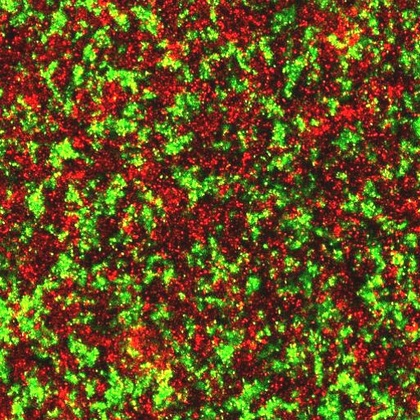
%> input picture Assignment 6/Ecoli.jpg, 420 x 420 px, shrunk from 514 x 514 before the run
$ octave --eval "result = rd(rgb2gray(imread('Ecoli.jpg')));"   (GNU Octave 9; MATLAB toolbox functions it lacks are replaced by stand-ins)
%> lines starting %> are read from the running program, lines starting %| are printed output that depends on the picture; in (x1, y1, x2, y2) boxes, pixels count from 0 and x2, y2 are one past the last pixel; in counts of white or black regions, pixels touching at a corner belong together; the program's own positions count from 1
function [ OT,c,bim ] = rd( a,t )

    a = a+1;
    c = 2;
    [mx, mi] = size(a);
    if nargin<2
        s1 = a(1:6,1:6);
        s2 = a(1:6,mi-5:mi);
        s3 = a(mx-5:mx,1:6);
        s4 = a(mx-5:mx,mi-5:mi);
        t = ceil(mean(mean([s1 s2 s3 s4])));
        gg = t;
    else
        t=t+1;
    end

    oa = a(:);
    j = find(oa<t);
    i = find(oa<t);
    n1 = (length(j));
    n2 = (length(i));
    z1 = sum(oa(j))/n1;
    z2 = sum(oa(i))/n2;
    T(1) = t;
    T(2) = floor(((z2*.5+z1*.5)));
    h = hist(im2double(a));
    if t~=floor(((z2*.5+z1*.5)))
        while T(c-1)~=T(c)
            j = find(oa<=T(c));
            i = find(oa>T(c));
            c = c + 1;
            n1 = (length(j));
            n2 = (length(i));
            z1 = sum(oa(j))/n1;
            z2 = sum(oa(i))/n2;
            t = floor(((z2*.5+z1*.5)));
            while h(t)==0
                h(t);
                t = t+1;
            end
            OT=t;
            T(c) = floor(t);
        end
    else
    end
    n = 0:255;
    bim = im2bw(a, t/255);

    subplot(221);
    colormap(gray(256));
    image(a);
    title('Gray-level Image')

    subplot(222);
    bar(n, n);
    axis([0 256 0 256]);
    title('Image Histiogram');

    subplot(223);
    colormap(gray(256));
    image(bim);
    title('Binary Image');

    figure(gcf)
    s = sprintf('Optimum T = %d', OT);
    xlabel(s);

    subplot(224);
    img = 180.*ones(64,64);
    image(img);
    axis([0 64 0 64]);
    text(10,20,'Thresholding Using');
    text(10,30,'Iterative Technique');
end
%> in rd, `a = a+1;`:
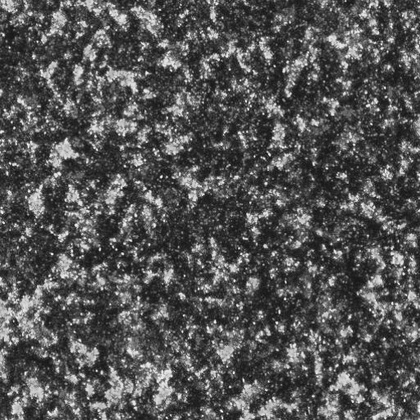
%> a: size 420x420 uint8; min 14, max 249, mean 83.4
%> in rd, `s1 = a(1:6,1:6);`: s1 = [134 210 175 201 196 152; 123 213 204 205 216 137; 111 164 203 217 222 146; 125 108 144 178 186 104; 114 87 128 188 144 114; 139 104 173 226 203 159]
%> in rd, `s2 = a(1:6,mi-5:mi);`: s2 = [42 67 100 111 154 87; 44 52 48 124 242 100; 86 72 48 72 111 97; 99 68 47 75 38 65; 63 55 56 49 68 66; 79 63 67 82 79 103]
%> in rd, `s3 = a(mx-5:mx,1:6);`: s3 = [69 111 111 81 54 49; 58 90 128 99 68 62; 48 66 93 76 84 124; 58 56 55 65 106 147; 65 99 99 79 89 177; 68 82 91 93 82 184]
%> in rd, `s4 = a(mx-5:mx,mi-5:mi);`: s4 = [90 89 86 59 71 74; 92 99 79 76 74 67; 50 62 51 69 104 85; 67 73 74 80 112 105; 75 94 92 91 137 155; 68 101 89 93 159 202]
%> in rd, `t = ceil(mean(mean([s1 s2 s3 s4])));`: t = 106
%> in rd, `j = find(oa<t);`: j = 131531 values from 8 to 176398
%> in rd, `n1 = (length(j));`: n1 = 131531
%> in rd, `z1 = sum(oa(j))/n1;`: z1 = 59.24
%> the loop in rd, `while T(c-1)~=T(c)` made 8 passes
%> (n1, n2, z1, z2, OT) on passes 1 to 8: (73876, 102524, 44.07, 111.7, 77), (103674, 72726, 50.89, 129.7, 90), (118486, 57914, 55, 141.4, 98), (125742, 50658, 57.27, 148.2, 102), (129073, 47327, 58.39, 151.5, 104), (130683, 45717, 58.94, 153.2, 106), (132313, 44087, 59.52, 155, 107), (133063, 43337, 59.79, 155.8, 107)
%> after the loop in rd, `while T(c-1)~=T(c)`: T = [106 59 77 90 98 102 104 106 107 107]
%> in rd, `bim = im2bw(a, t/255);`:
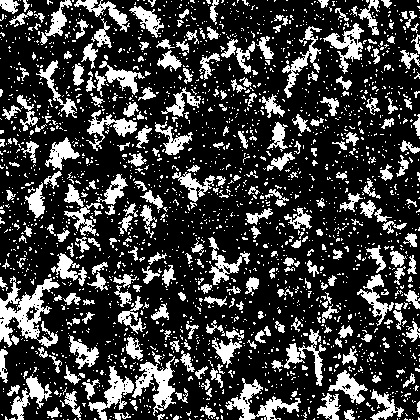
%> bim: size 420x420 logical; 24.6% white; 2308 white regions (2026 under 20 px), largest, box (x1, y1, x2, y2) and area: (0, 276, 60, 348) 1772, (132, 356, 176, 416) 998, (225, 378, 301, 420) 988
%> in rd, `s = sprintf('Optimum T = %d', OT);`: s = 'Optimum T = 107'
%> `result = rd(rgb2gray(imread('Ecoli.jpg')));`:
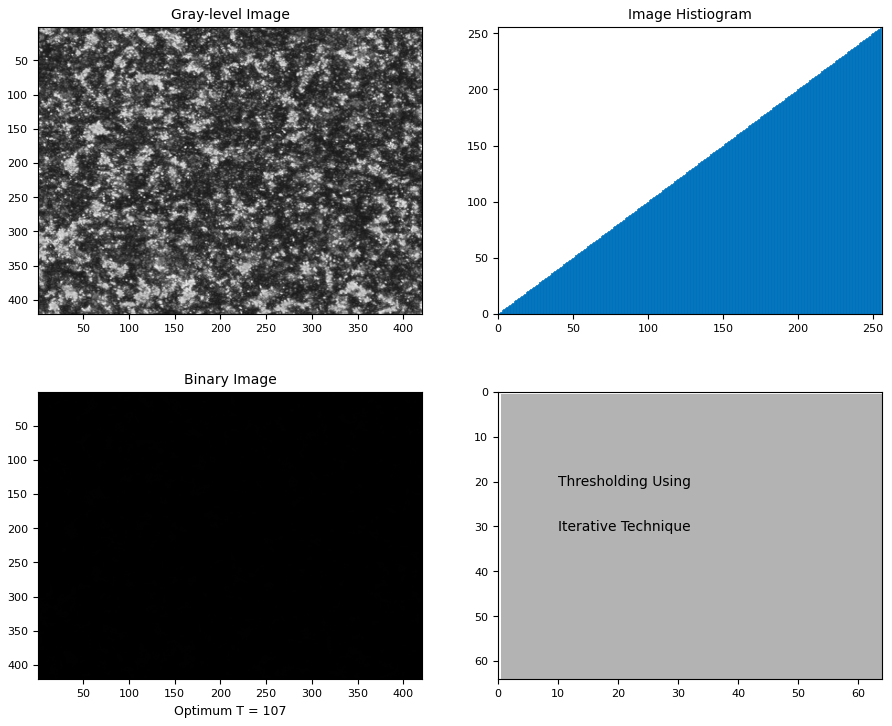
%> figure redrawn from the program's plot data, 4 panels
%> `result = rd(rgb2gray(imread('Ecoli.jpg')));`: result = 107

$ run again, on Assignment 6/pout.tif
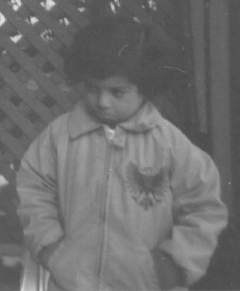
%> input picture Assignment 6/pout.tif, 240 x 291 px
%> s1 = [108 109 108 107 100 102; 110 107 109 108 104 103; 108 107 111 111 107 108; 107 108 109 109 109 109; 106 109 110 110 109 107; 106 109 110 111 109 109]
%> s2 = [87 87 87 85 84 84; 85 87 85 85 85 87; 84 88 87 85 84 84; 84 88 87 87 84 85; 84 87 85 85 85 83; 84 84 84 83 87 83]
%> s3 = [96 98 96 96 95 95; 98 96 99 99 100 99; 99 96 99 102 102 99; 98 100 102 103 99 99; 100 99 99 99 99 100; 102 100 100 103 102 102]
%> s4 = [81 84 84 83 83 81; 83 84 84 84 83 81; 85 84 84 83 83 81; 85 85 84 83 83 84; 88 90 88 85 85 87; 98 96 96 98 98 98]
%> in rd, `t = ceil(mean(mean([s1 s2 s3 s4])));`: t = 95
%> j = 21026 values from 48 to 69839
%> in rd, `n1 = (length(j));`: n1 = 21026
%> in rd, `z1 = sum(oa(j))/n1;`: z1 = 85.89
%> the loop in rd, `while T(c-1)~=T(c)` made 4 passes
%> (n1, n2, z1, z2, OT) on passes 1 to 4: (12007, 57833, 82.75, 117.2, 101), (30071, 39769, 89.48, 127.8, 111), (39557, 30283, 93.42, 134.7, 114), (40636, 29204, 93.95, 135.4, 114)
%> after the loop in rd, `while T(c-1)~=T(c)`: T = [95 85 101 111 114 114]
%> in rd, `bim = im2bw(a, t/255);`:
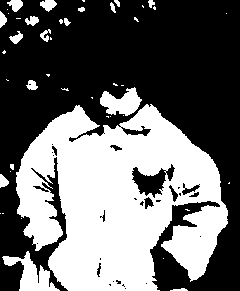
%> bim: size 291x240 logical; 41.8% white; 45 white regions (27 under 20 px), largest, box (x1, y1, x2, y2) and area: (16, 104, 228, 291) 26456, (2, 251, 60, 291) 931, (100, 87, 142, 116) 729
%> s = 'Optimum T = 114'
%> `result = rd(rgb2gray(imread('Ecoli.jpg')));`:
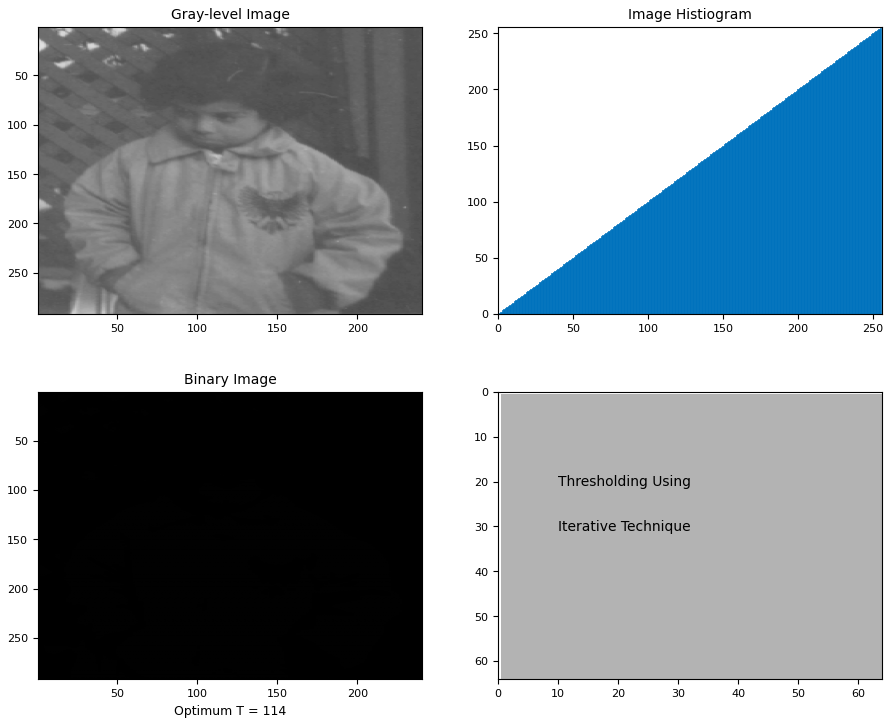
%> figure redrawn from the program's plot data, 4 panels
%> result = 114

$ run again, on Assignment 6/tire.tif
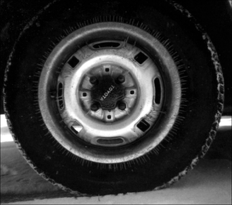
%> input picture Assignment 6/tire.tif, 232 x 205 px
%> s1 = [7 15 11 11 5 4; 12 17 18 21 7 4; 12 21 16 11 6 5; 14 17 7 3 3 3; 12 17 8 4 5 3; 7 5 5 3 4 3]
%> s2 = [11 22 59 99 109 81; 13 25 51 117 154 114; 14 21 31 89 152 110; 14 16 23 61 136 97; 10 12 20 41 112 108; 12 15 20 29 81 103]
%> s3 = [33 43 43 40 42 45; 35 49 45 48 47 41; 33 49 55 56 48 45; 40 61 68 69 62 55; 66 100 109 102 106 107; 74 104 100 101 102 104]
%> s4 = [130 132 134 133 134 94; 130 132 132 131 135 98; 132 131 131 133 138 101; 129 136 136 133 139 101; 142 144 147 142 146 107; 102 105 104 100 106 76]
%> in rd, `t = ceil(mean(mean([s1 s2 s3 s4])));`: t = 65
%> j = 32160 values from 1 to 47537
%> in rd, `n1 = (length(j));`: n1 = 32160
%> in rd, `z1 = sum(oa(j))/n1;`: z1 = 17.57
%> the loop in rd, `while T(c-1)~=T(c)` made 8 passes
%> (n1, n2, z1, z2, OT) on passes 1 to 8: (21466, 26094, 8.62, 92.53, 50), (30060, 17500, 14.77, 123.2, 68), (32804, 14756, 18.53, 135, 76), (34210, 13350, 20.74, 141.6, 81), (34979, 12581, 22.02, 145.4, 83), (35284, 12276, 22.54, 147, 84), (35415, 12145, 22.77, 147.6, 85), (35540, 12020, 22.99, 148.3, 85)
%> after the loop in rd, `while T(c-1)~=T(c)`: T = [65 17 50 68 76 81 83 84 85 85]
%> in rd, `bim = im2bw(a, t/255);`:
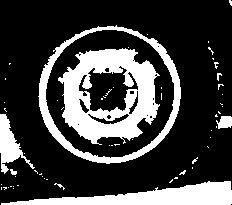
%> bim: size 205x232 logical; 25.3% white; 61 white regions (53 under 20 px), largest, box (x1, y1, x2, y2) and area: (58, 48, 160, 145) 5352, (1, 181, 232, 205) 2769, (38, 25, 181, 164) 2664
%> s = 'Optimum T = 85'
%> `result = rd(rgb2gray(imread('Ecoli.jpg')));`:
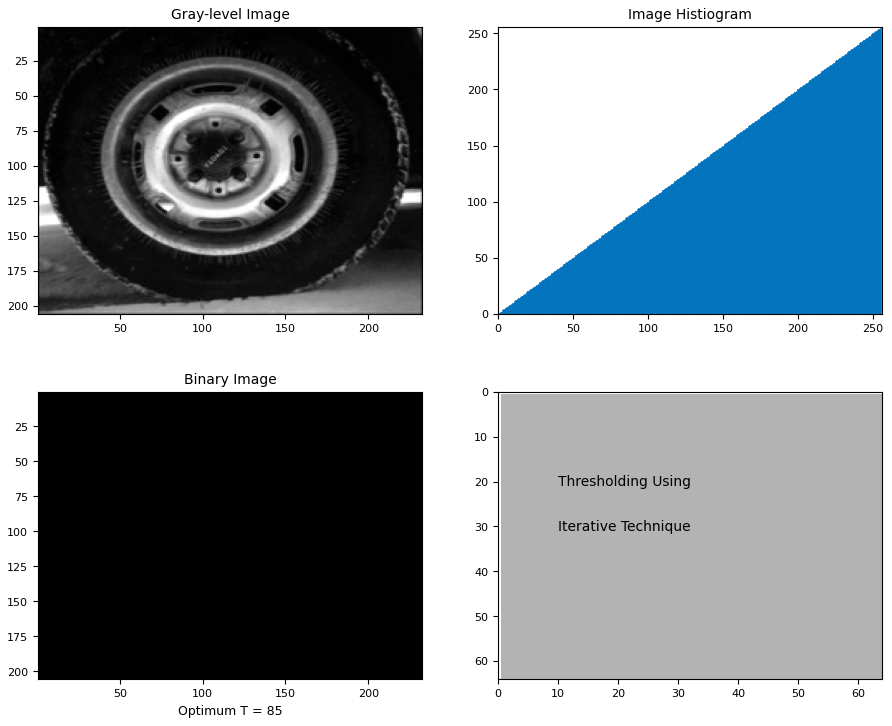
%> figure redrawn from the program's plot data, 4 panels
%> result = 85
